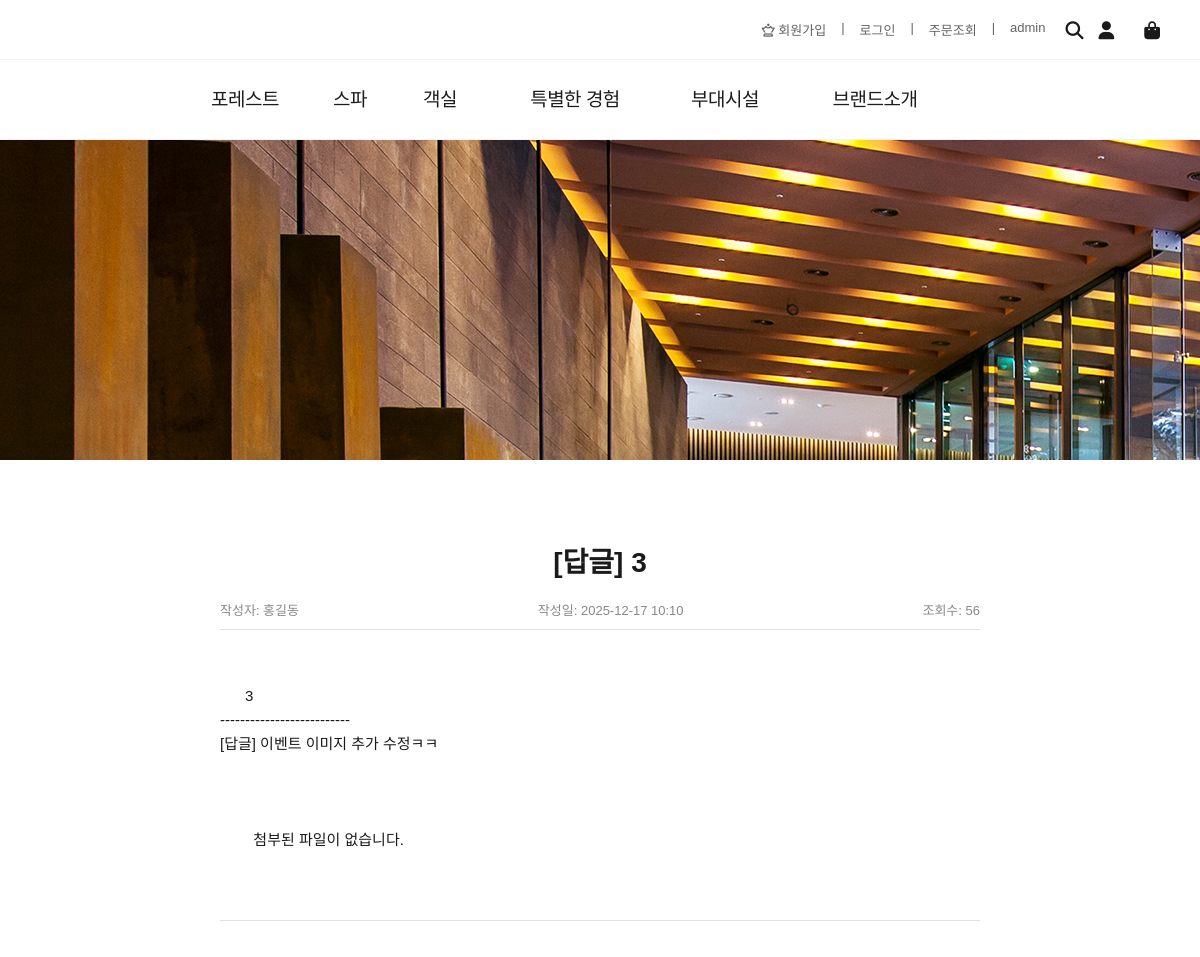
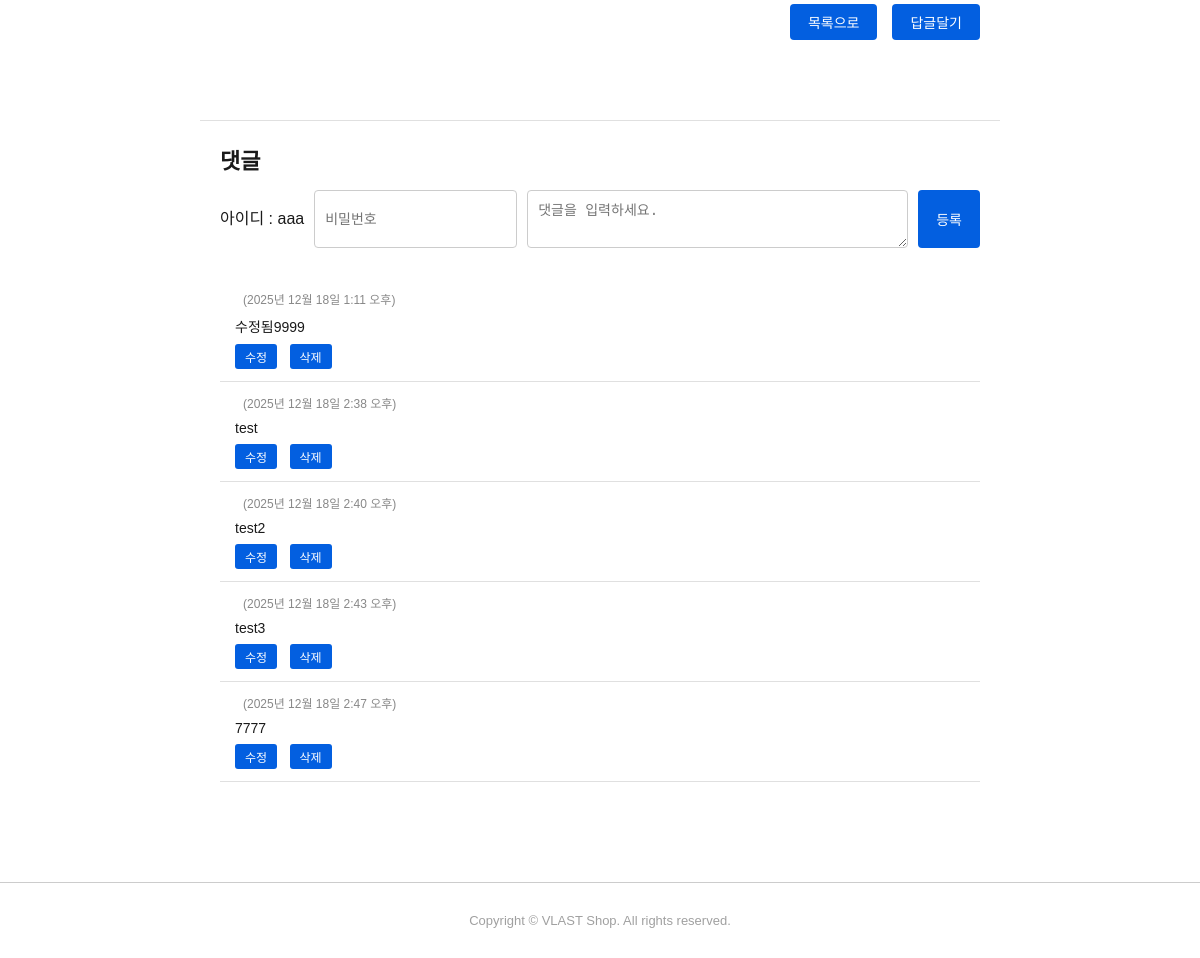
The page /board/view/105/ on the database its author committed (2 pictures, top to bottom).
### board/models.py (models this page shows, shortened)
class Board(models.Model):
    bno = models.AutoField(primary_key=True)
    btitle = models.CharField(max_length=1000)
    bcontent = models.TextField()
    member = models.ForeignKey(Member,on_delete=models.SET_NULL,null=True)
    bgroup = models.IntegerField(default=0)
    bstep = models.IntegerField(default=0)
    bindent = models.IntegerField(default=0)
    bhit = models.IntegerField(default=0) #조회수
    bfile = models.FileField(default='',null=True)
    bdate = models.DateTimeField(auto_now=True)

### member/models.py (models this page shows, shortened)
class Member(models.Model):
    id = models.CharField(max_length=50,primary_key=True)
    pw = models.CharField(max_length=100)
    name = models.CharField(max_length=50)
    phone = models.CharField(max_length=13,default='010-0000-0000')
    gender = models.CharField(max_length=10,default='남자')
    hobby = models.CharField(max_length=100,default='게임')
    mdate = models.DateTimeField(auto_now=True)

### comment/models.py (models this page shows, shortened)
class Comment(models.Model):
    cno = models.AutoField(primary_key=True)
    board = models.ForeignKey(Board,on_delete=models.CASCADE)
    member = models.ForeignKey(Member,on_delete=models.SET_NULL,null=True,blank=True)
    cpw = models.CharField(max_length=10,null=True,blank=True)
    ccontent = models.TextField(blank=True)
    cdate = models.DateTimeField(auto_now=True)

### board/views.py (the view)
# urls.py: path('view/<int:bno>/', views.view, name='view'),
def view(request,bno):
    qs = Board.objects.filter(bno=bno)
    c_qs = Comment.objects.filter(board=qs[0])
    qs.update(bhit = F('bhit') + 1 )
    context = {'board':qs[0],'clist':c_qs}
    return render(request,'board/view.html',context)

### board/templates/board/view.html (shortened to what this page needs)
{% extends "base.html" %}
{% load static %}
{% block css-block %}
<link rel='stylesheet' href='{% static "css/view.css" %}'>
{% endblock css-block %}
{% block body-block %}
  <div class="detail-container">
    <div class="detail-title">{{board.btitle}}</div>
    <div class="detail-info">
      <div>작성자: {{board.member.name}}</div>
      <div>작성일: {{board.bdate|date:'Y-m-d H:i'}}</div>
      <div>조회수: {{board.bhit}}</div>
    </div>
    <div class="detail-content">
      {{board.bcontent}}
      <br>
      {% if board.bfile %}
        <img src='/media/{{board.bfile}}' style='width:150px;'>
      {% else %}
        첨부된 파일이 없습니다.
      {% endif %}
    </div>
    <div class="detail-buttons">
      <a href="/board/list/">목록으로</a>
      <a href="/board/reply/{{board.bno}}/">답글달기</a>
    </div>
  </div>
  <div id="commentsSection">
    <h3>댓글</h3>
    <form id="commentForm">
      <span style='padding-top:15px;'>아이디 : aaa</span>
      <input type="text" id="commentPw" placeholder="비밀번호" maxlength="20" />
      <textarea id="commentText" placeholder="댓글을 입력하세요." maxlength="200"></textarea>
      <button type="button" id='writeBtn'>등록</button>
    </form>
    <div id="commentsList">
      {% if clist %}
        {% for c in clist %}
        <div class="comment" id='{{c.cno}}'>
          <strong>{{request.session.session_name}}</strong> <span>({{c.cdate}})</span>
          <p>{{c.ccontent}}</p>
          <div class="comment-buttons">
            <button class="edit-btn">수정</button>
            <button class="delete-btn">삭제</button>
          </div>
          </div>
        {% endfor %}
      {% else %}
        <div style='text-align:center;'> 댓글이 없습니다. </div>
      {% endif %}
      </div>
    </div>
{% endblock body-block %}

### static/css/style.css (style rules this page uses)
a { text-decoration: none; color: inherit; }

### static/css/view.css (style rules this page uses)
body { font-family: 'Arial', sans-serif; margin: 0; padding: 0; background: #fff; color: #1a1a1a; }
.detail-container { max-width: 800px; margin: 80px auto; padding: 0 20px; box-sizing: border-box; }
.detail-title { font-size: 28px; font-weight: bold; margin-bottom: 20px; text-align: center; }
.detail-info { display: flex; justify-content: space-between; color: #888; font-size: 13px; margin-bottom: 30px; border-bottom: 1px solid #e0e0e0; padding-bottom: 10px; }
.detail-content { font-size: 15px; line-height: 1.6; color: #1a1a1a; white-space: pre-wrap; margin-bottom: 40px; border-bottom: 1px solid #e0e0e0; padding-bottom: 20px; }
.detail-buttons { display: flex; justify-content: flex-end; gap: 15px; }
.detail-buttons a, .detail-buttons button { text-decoration: none; padding: 8px 18px; font-size: 14px; color: white; background-color: #035fe0; border-radius: 4px; border: none; cursor: pointer; transition: background-color 0.3s; }
#commentsSection { max-width: 800px; margin: 40px auto 100px; padding: 0 20px; box-sizing: border-box; border-top: 1px solid #e0e0e0; }
#commentsSection h3 { font-size: 22px; margin-bottom: 15px; font-weight: bold; }
#commentForm { display: flex; gap: 10px; margin-bottom: 30px; }
#commentForm input[type="text"] { flex: 0 0 150px; padding: 8px 10px; font-size: 14px; border: 1px solid #ccc; border-radius: 4px; }
#commentForm textarea { flex: 1; padding: 8px 10px; font-size: 14px; border: 1px solid #ccc; border-radius: 4px; resize: vertical; min-height: 40px; }
#commentForm button { padding: 8px 18px; background-color: #035fe0; border: none; border-radius: 4px; color: white; font-size: 14px; cursor: pointer; transition: background-color 0.3s; }
#commentsList .comment { padding: 12px 15px; border-bottom: 1px solid #e0e0e0; }
#commentsList .comment span { color: #888; font-size: 12px; margin-left: 8px; }
#commentsList .comment p { margin: 8px 0 0 0; white-space: pre-wrap; font-size: 14px; color: #1a1a1a; }
.comment-buttons { margin-top: 8px; }
.comment-buttons button { padding: 4px 10px; margin-right: 8px; font-size: 12px; border: none; border-radius: 3px; cursor: pointer; background-color: #035fe0; color: white; transition: background-color 0.3s; }

### rows shown on the page
Board: btitle "[답글] 3", member.name "홍길동", bdate "2025-12-17 10:10", bhit "56", bcontent "3 -------------------------- [답글] 이벤트 이미지 추가 수정ㅋㅋ"
Comment: cdate "2025년 12월 18일 1:11 오후", ccontent "수정됨9999"
Comment: cdate "2025년 12월 18일 2:38 오후", ccontent "test"
Comment: cdate "2025년 12월 18일 2:40 오후", ccontent "test2"
Comment: cdate "2025년 12월 18일 2:43 오후", ccontent "test3"
Comment: cdate "2025년 12월 18일 2:47 오후", ccontent "7777"
